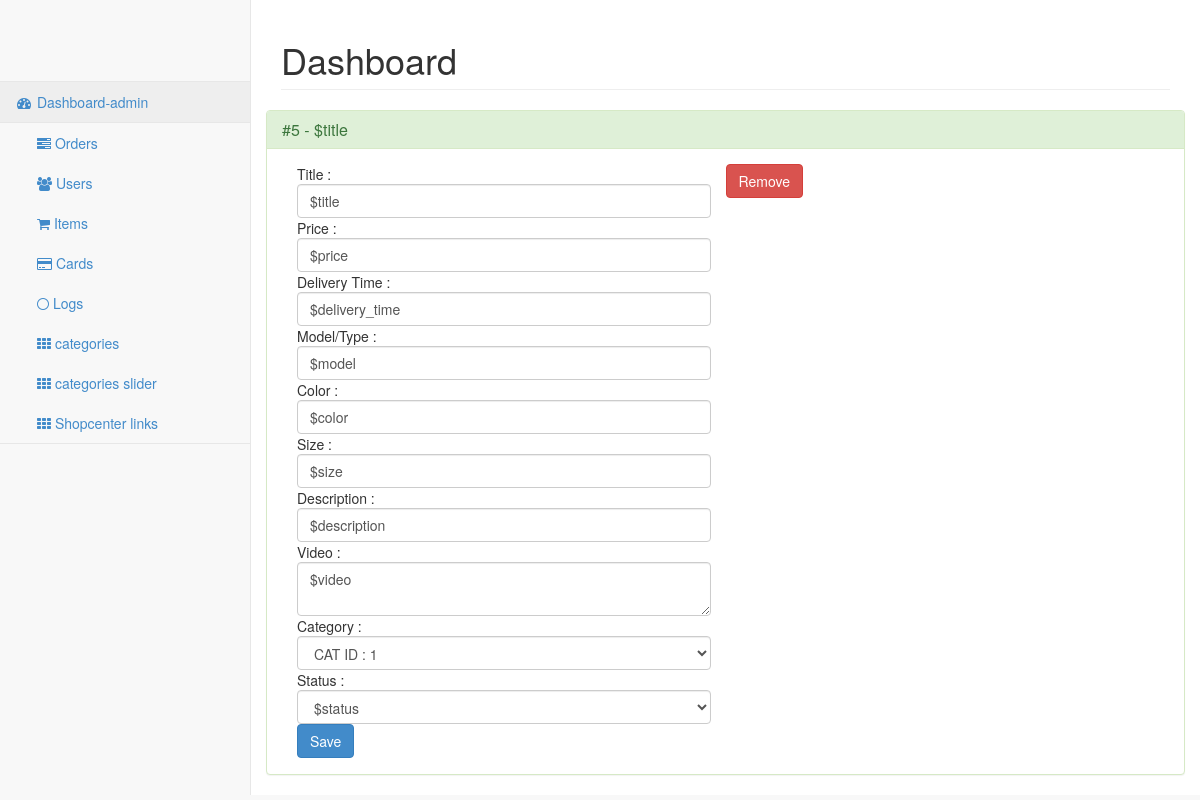
/control/items.php?cmd=edit_item&id=5 (signed in), run on the app's committed database.
### tables this page shows
CREATE TABLE IF NOT EXISTS `shop_center` (
  `id` bigint(250) NOT NULL AUTO_INCREMENT,
  `title` varchar(250) NOT NULL,
  `model` longtext NOT NULL,
  `color` longtext NOT NULL,
  `size` longtext NOT NULL,
  `description` longtext NOT NULL,
  `cat_id` bigint(250) NOT NULL,
  `price` varchar(250) NOT NULL,
  `delivery_time` longtext NOT NULL,
  `photos` longtext NOT NULL,
  `video` longtext NOT NULL,
  `status` varchar(250) NOT NULL,
  `ordered` bigint(250) DEFAULT NULL,
  PRIMARY KEY (`id`)
);

### control/includes/classes/shopcenter_class.php (the view, shortened to what this page needs)
<?php
class ShopCenter{
	function GetCategories(){
			$first_level_cats = mysql_query("SELECT * FROM `categories` WHERE `parents` IS NULL ;");
			 while($row = mysql_fetch_array($first_level_cats)) {
            $return = $return . '<option value="' . $row['id'] . '">' . $row['id'] . ":" . $row['name'] . '</option>' ;
				 $second_level_cats = mysql_query("SELECT * FROM categories WHERE parents LIKE '%-" . $row['id'] . "-|%';");
			 while($row = mysql_fetch_array($second_level_cats)) {
				$return = $return . '<option value="' . $row['id'] . '">-' . $row['id'] . ":" . $row['name'] . '</option>' ;
					$third_level_cats = mysql_query("SELECT * FROM categories WHERE parents LIKE '%-" . $row['id'] . "-|%';");
			 while($row = mysql_fetch_array($third_level_cats)) {
				$return = $return . '<option value="' . $row['id'] . '">--' . $row['id'] . ":" . $row['name'] . '</option>' ;
					}
				  }
			}
	return $return ;
	}
	function EditItem($item){
			$id = $this->GetSpecificItemInfo("id",$item) ;
			$title = $this->GetSpecificItemInfo("title",$item) ;
			$price = $this->GetSpecificItemInfo("price",$item) ;
			$delivery_time = $this->GetSpecificItemInfo("delivery_time",$item) ;
			$model = $this->GetSpecificItemInfo("model",$item) ;
			$color = $this->GetSpecificItemInfo("color",$item) ;
			$size = $this->GetSpecificItemInfo("size",$item) ;
			$description = $this->GetSpecificItemInfo("description",$item) ;
			$video = $this->GetSpecificItemInfo("video",$item) ;
			$status = $this->GetSpecificItemInfo("status",$item) ;
			$category = $this->GetSpecificItemInfo("cat_id",$item) ;
					$return = '<div class="panel panel-success"><div class="panel-heading"><h3 class="panel-title">#' . $id . ' - ' . $title . '</h3></div><div class="panel-body">' ;
					$return = $return . '<form action="process.php" name="EditItem" id="EditItem" method="post"><input type="hidden" name="cmd" id="cmd" value="EditItem" /><input type="hidden" name="id" id="id" value="' . $id . '" />' ;
					$return = $return . '<div class="col-md-6">' ;
					$return = $return . 'Title : <input id="title" name="title" placeholder="Title" class="form-control input-md" type="text" value="' . $title . '"/>' ;
					$return = $return . 'Price : <input id="price" name="price" placeholder="Price" class="form-control input-md" type="text" value="' . $price . '"/>' ;
					$return = $return . 'Delivery Time : <input id="delivery_time" name="delivery_time" placeholder="Delivery Time" class="form-control input-md" type="text" value="' . $delivery_time . '"/>' ;
					$return = $return . 'Model/Type : <input id="model" name="model" placeholder="Model/Type" class="form-control input-md" type="text" value="' . $model . '"/>' ;
					$return = $return . 'Color : <input id="color" name="color" placeholder="Color" class="form-control input-md" type="text" value="' . $color . '"/>' ;
					$return = $return . 'Size : <input id="size" name="size" placeholder="Size" class="form-control input-md" type="text" value="' . $size . '"/>' ;
					$return = $return . 'Description : <input id="description" name="description" placeholder="Description" class="form-control input-md" type="text" value="' . $description . '"/>' ;
					$return = $return . 'Video : <textarea id="video" name="video" placeholder="Video" class="form-control input-md">' . $video . '</textarea>' ;
					$return = $return . 'Category : <select id="cat_id" name="cat_id" class="form-control"><option selected="" value="' . $category . '">CAT ID : ' . $category . '</option>' . $this->GetCategories() . '</select>' ;
					$return = $return . 'Status : <select id="status" name="status" class="form-control"><option selected="" value="' . $status . '">' . $status . '</option><option value="active">Active</option><option value="inactive">Inactive</option></select>' ;
					$return = $return . '<button type="submit" id="edititembtn" name="edititembtn" class="btn btn-primary">Save</button></div></form><div id="EditItemResponse" class="col-md-12"></div><a href="./process.php?cmd=Remove&remove_type=item&id=' . $id . '"> <button id="remove" name="remove" class="btn btn-danger">Remove</button></a></div></div>' ;
					return $return ;
		return $return ;
	}
	function GetSpecificItemInfo($field,$item){
		$GetSpecificItemInfoQuery = "SELECT * FROM `shop_center` WHERE `id` = '$item' LIMIT 1 ;" ;
		$DoGetSpecificItemInfoQuery = mysql_query($GetSpecificItemInfoQuery) ;
		while ($fetch_info= mysql_fetch_array($DoGetSpecificItemInfoQuery)) {
					$requested_info = $fetch_info[$field] ;
		}
		return $requested_info ;
	}
}
?>

### data on the page
shop_center: id "5", title "$title", price "$price", delivery_time "$delivery_time", model "$model", color "$color", size "$size", description "$description", video "$video", status "$status"
